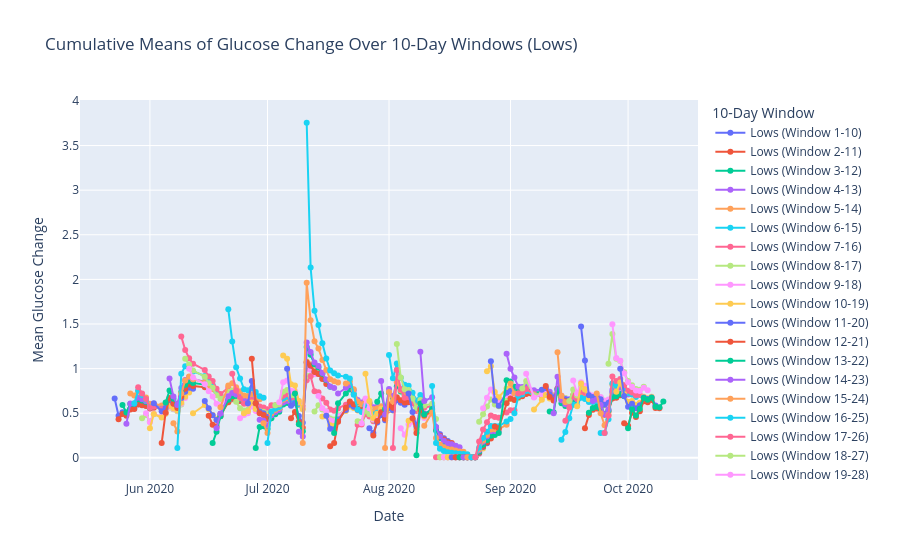

Here is the notebook cell this chart was saved with:
### Code cell
def plot_means_by_inner_window(filtered_data, label):
    filtered_data['Date'] = pd.to_datetime(filtered_data['Timestamp']).dt.date
    unique_days = sorted(filtered_data['Date'].unique())
    
    fig = go.Figure()

    for start_day in range(len(unique_days) - 9):
        dates = []
        means = []
        current_window = unique_days[start_day:start_day + 10]
        cumulative_filtered_data = filtered_data[filtered_data['Date'] >= unique_days[start_day]]
        
        for current_date in current_window:
            cumulative_data = cumulative_filtered_data[cumulative_filtered_data['Date'] <= current_date]['GlucoseChange']
            means.append(cumulative_data.mean() if len(cumulative_data) > 0 else 0)
            dates.append(current_date)
        
        fig.add_trace(go.Scatter(
            x=dates,
            y=means,
            mode='lines+markers',
            name=f"{label} (Window {start_day+1}-{start_day+10})"
        ))

    fig.update_layout(
        title=f'Cumulative Means of Glucose Change Over 10-Day Windows ({label})',
        xaxis_title='Date',
        yaxis_title='Mean Glucose Change',
        legend_title='10-Day Window',
        hovermode='x unified'
    )

    fig.show()

plot_means_by_inner_window(actgluco_low, label='Lows')
